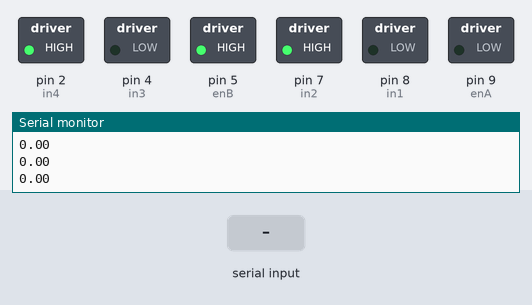
This sketch was run on a simulated Arduino Uno, built with avr-gcc and run on an emulated ATmega328P. On the bench: switched loads named in the sketch (green lamp = pin HIGH), the last lines printed to the serial monitor. The inputs (shaded band) are chosen by the test bench.

Above: at 1.2 s.
1.3 s: "90,45\n" received over the second serial link
At 3.1 s:
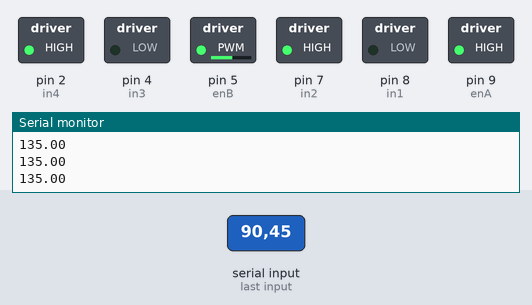
3.8 s: "30,150\n" received over the second serial link
At 6.0 s:
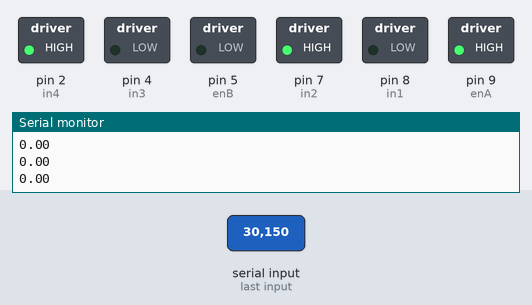
6.3 s: "90\n" received over the second serial link
At 8.0 s:
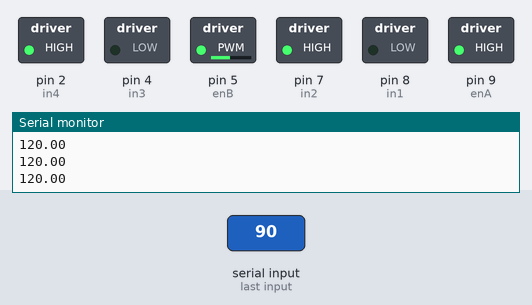
8.8 s: "200\n" received over the second serial link
At 10.1 s:
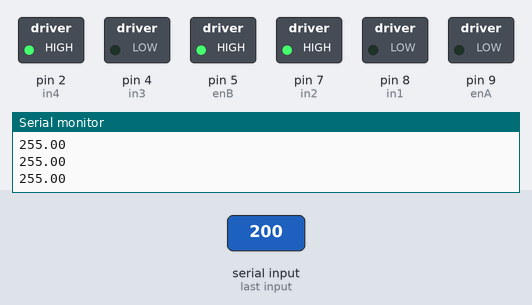
11.3 s: "90,45\n" received over the second serial link
At 13.0 s:
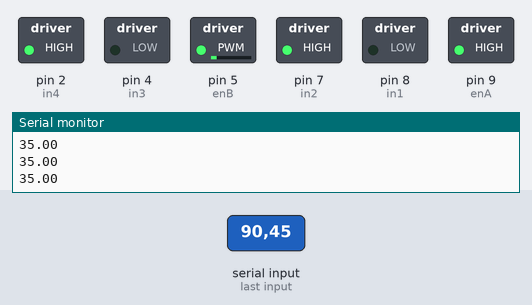
13.8 s: "5\n" received over the second serial link
At 16.1 s:
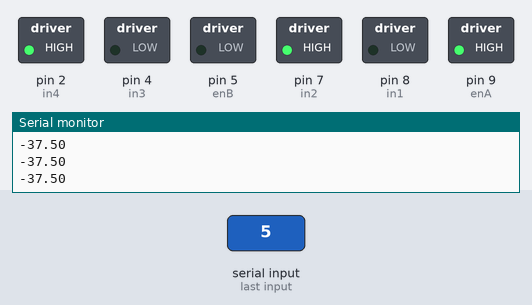
Timing chart, 0 to 17.3 s (numbered marks = the images above; inputs shaded):
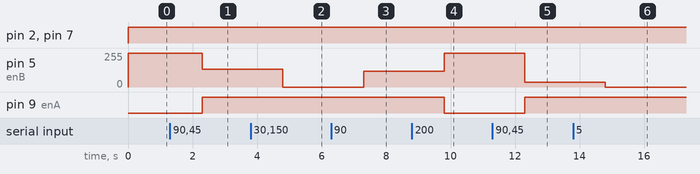

Measured:
- after the input at 1.3 s, pin 5 (enB): 255/255 → 135/255 after 1.0 s; pin 9 (enA): LOW → HIGH after 1.0 s
- after the input at 3.8 s, pin 5 (enB): 135/255 → 0/255 after 1.0 s
- after the input at 6.3 s, pin 5 (enB): 0/255 → 120/255 after 1.0 s
- after the input at 8.8 s, pin 5 (enB): 120/255 → 255/255 after 1.0 s; pin 9 (enA): HIGH → LOW after 1.0 s
- after the input at 11.3 s, pin 5 (enB): 255/255 → 35/255 after 1.0 s; pin 9 (enA): LOW → HIGH after 1.0 s
- after the input at 13.8 s, pin 5 (enB): 35/255 → 0/255 after 1.0 s

The sketch:

adi_nexus.ino
```cpp
#include <SoftwareSerial.h>

SoftwareSerial BTSerial(11,10); // RX, TX pins for Bluetooth module

const int enA = 9;
const int in1 = 8;
const int in2 = 7;
const int enB = 5;
const int in3 = 4;
const int in4 = 2;

const int led = 13;

float Kp = 1; // Proportional gain
float Ki = 0; // Integral gain
float Kd = 0.5; // Derivative gain
float integralError = 0;
float derivativeError = 0;
float prevError = 0;
float error = 0.0;
float angle = 0.0;
int basespeed = 0;

void setup() {
  pinMode(enA, OUTPUT);
  pinMode(enB, OUTPUT);
  pinMode(in1, OUTPUT);
  pinMode(in2, OUTPUT);
  pinMode(in3, OUTPUT);
  pinMode(in4, OUTPUT);

  Serial.begin(9600);
  BTSerial.begin(9600);
}

void loop()
{
  if (BTSerial.available())
    {

    angle = (BTSerial.readStringUntil(' ')).toFloat(); // Read until newline  character

    if (error>=0)
    {
      error = angle;
    }
    else
    {
      error = -angle;
    }


    /*if (error == 10){ //triangle obstacle
    digitalWrite(led, HIGH);
    delay(100);
    digitalWrite(led, LOW);
    continue;
    }

    else if (error == 20){ // rectangle obstacle
      digitalWrite(led, HIGH);
      delay(100);
      digitalWrite(led, LOW);
      delay(100);
      digitalWrite(led, HIGH);
      delay(100);
      digitalWrite(led, LOW);
      continue;
    }*/

    // Print LDR values for debugging
    Serial.println(angle);

    integralError+= error;

    derivativeError = error - prevError;
    prevError = error;
  }

  // Calculate control signals for left and right motors

  float controlSignal = Kp * error + Ki * integralError + Kd * derivativeError;
  Serial.println(controlSignal);
  float controlSignalL , controlSignalR;
  controlSignalR = controlSignal;
  controlSignalL = controlSignal;
  // Clip the control signals to avoid excessive values
  if(angle > 0)
  {
    controlSignalR = constrain(controlSignal, 0, 255);
    controlSignalL = constrain(controlSignal, 255, 0);
  }
  else
  {
    controlSignalR = constrain(controlSignal, 255, 0);
    controlSignalL = constrain(controlSignal, 0, 255);
  }
  applyMotorControl(controlSignalR, controlSignalL);
  //Serial.println(controlSignal);


}

void applyMotorControl(int controlSignalR, int controlSignalL )
{
  digitalWrite(in1, LOW);
  digitalWrite(in2, HIGH);
  analogWrite(enA, controlSignalL );

  digitalWrite(in3, LOW);
  digitalWrite(in4, HIGH);
  analogWrite(enB, controlSignalR );
}
```
